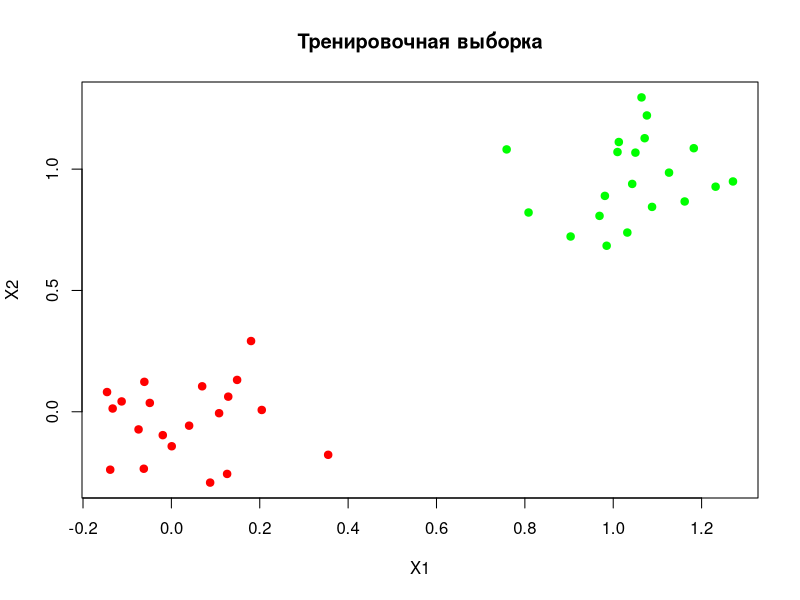
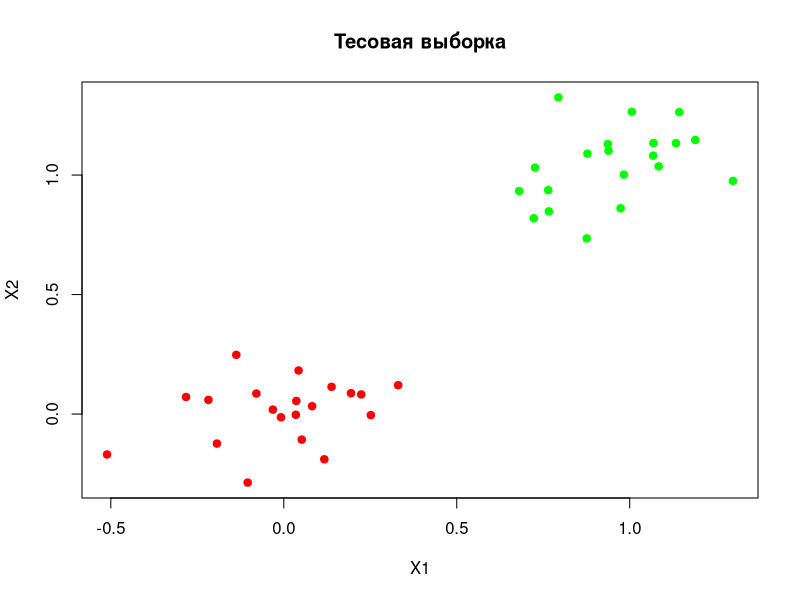
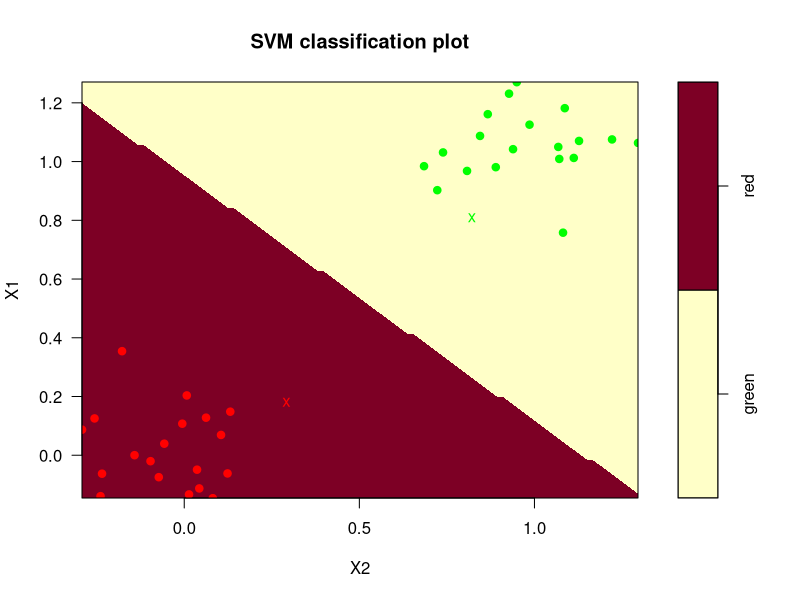

These charts were generated, in order, by the following R code: (Note: this script raises an error after producing the figures.)
library(e1071)

data_train <- read.table(
  "data/svmdata1.txt",
  sep = "\t",
  header = TRUE,
  stringsAsFactors = TRUE
)

data_test <- read.table(
  "data/svmdata1test.txt",
  sep = "\t",
  header = TRUE,
  stringsAsFactors = TRUE
)

# Raw data scatter plot
plot(
  x = data_train$X1,
  y = data_train$X2,
  
  col = as.character(data_train$Color),
  type = "p",
  pch = 19,
  
  xlab = "X1",
  ylab = "X2",
  main = "Тренировочная выборка"
)

plot(
  x = data_test$X1,
  y = data_test$X2,
  
  col = as.character(data_test$Color),
  type = "p",
  pch = 19,
  
  xlab = "X1",
  ylab = "X2",
  main = "Тесовая выборка"
)

svm_model <- svm(
  Color ~ X1 + X2,
  data = data_train,
  type = "C-classification",
  cost = 1,
  kernel = "linear"
)

plot(
  svm_model,
  data_train,

  grid = 100,
  dataSymbol = '●',
  svSymbol = 'x',
  symbolPalette = c("green", "red"),
  color.pallete = c("PaleGreen", "PaleTurquoise")
)

pred_train <- predict(svm_model, data_train)
pred_train_err_idx <- pred_test[pred_test != data_train$Color]
pred_train_accuracy <- sum(pred_train == data_train$Color) / nrow(data_train) * 100

pred_test <- predict(svm_model, data_test)
pred_test_err_idx <- pred_test[pred_test != data_test$Color]
pred_test_accuracy <- sum(pred_test == data_test$Color) / nrow(data_test) * 100

cat("Number of SV:", nrow(svm_model$SV), "\n")
cat("Train data classification error points:", pred_train_err_idx, "\n")
cat("Train data classification accuracy:", pred_train_accuracy, "% \n")
cat("Test data classification error points:", pred_test_err_idx, "\n")
cat("Test data classification accuracy:", pred_test_accuracy, "% \n")
